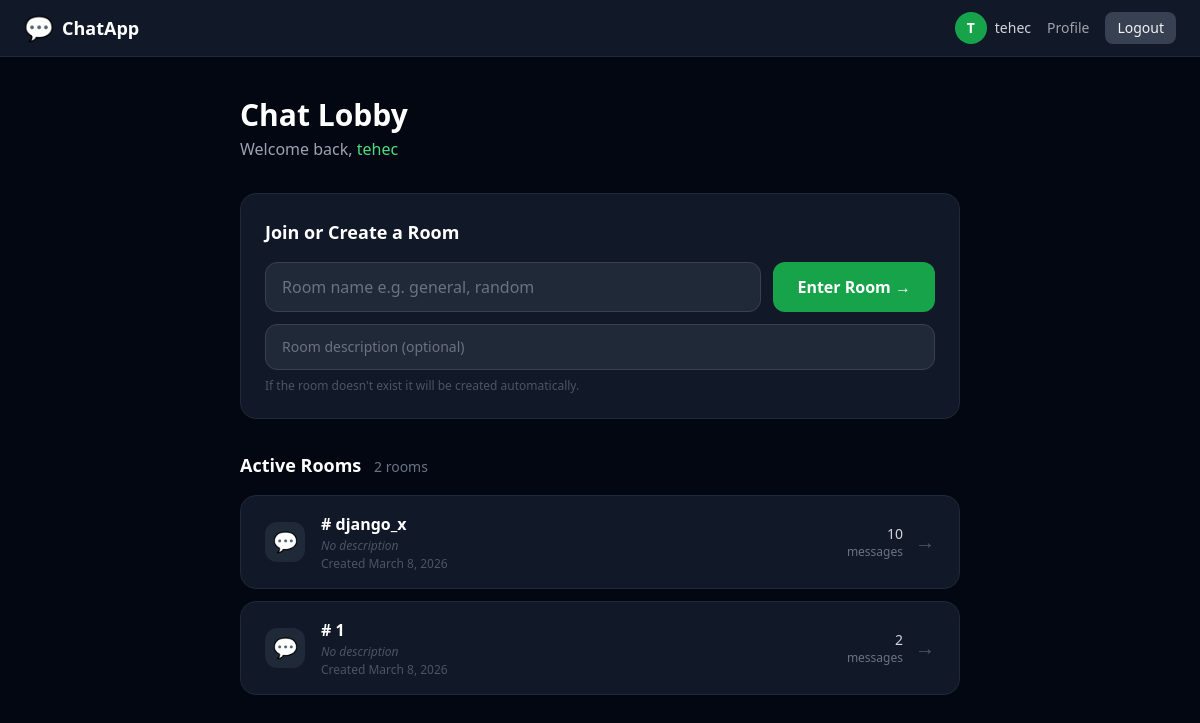
The page /chat/ (signed in) on the database its author committed.
### accounts/models.py (models this page shows, shortened)
class User(AbstractUser):
    email = models.EmailField(unique=True)
    bio = models.TextField(blank=True, null=True)
    avatar = models.ImageField(upload_to='avatars/', blank=True, null=True)

### chat/models.py (models this page shows, shortened)
class Room(models.Model):
    name        = models.CharField(max_length=255, unique=True)
    description = models.CharField(max_length=500, blank=True, null=True)
    created_by  = models.ForeignKey(
        settings.AUTH_USER_MODEL,
        on_delete=models.SET_NULL,
        null=True, blank=True,
        related_name='created_rooms'
    )
    created_at  = models.DateTimeField(auto_now_add=True)

### chat/views.py (the view)
# urls.py: path('', views.index, name='index'),
@login_required
def index(request):
    rooms = Room.objects.all().order_by('-created_at')
    return render(request, 'index.html', {'rooms': rooms})

### chat/templates/index.html (shortened to what this page needs)
{% extends "base.html" %}
{% block content %}
<div class="max-w-3xl mx-auto px-6 py-10 w-full">
    <div class="mb-8">
        <h1 class="text-3xl font-bold text-white mb-1">Chat Lobby</h1>
        <p class="text-gray-400">Welcome back, <span class="text-green-400 font-medium">{{ user.username }}</span></p>
    </div>
    <div class="bg-gray-900 border border-gray-800 rounded-2xl p-6 mb-8">
        <h2 class="text-lg font-semibold text-white mb-4">Join or Create a Room</h2>
        <div class="flex gap-3 mb-3">
            <input
                type="text"
                id="room-name-input"
                placeholder="Room name e.g. general, random"
                class="flex-1 bg-gray-800 border border-gray-700 rounded-xl px-4 py-3 text-white placeholder-gray-500 focus:outline-none focus:border-green-500 transition-colors"
            >
            <button
                id="room-name-submit"
                class="bg-green-600 hover:bg-green-500 active:bg-green-700 text-white font-semibold px-6 py-3 rounded-xl transition-colors whitespace-nowrap"
            >
                Enter Room →
            </button>
        </div>
        <input
            type="text"
            id="room-description-input"
            placeholder="Room description (optional)"
            class="w-full bg-gray-800 border border-gray-700 rounded-xl px-4 py-3 text-white placeholder-gray-500 focus:outline-none focus:border-green-500 transition-colors text-sm"
        >
        <p class="text-gray-600 text-xs mt-2">If the room doesn't exist it will be created automatically.</p>
    </div>
    <div>
        <h2 class="text-lg font-semibold text-white mb-4">
            Active Rooms
            <span class="text-sm font-normal text-gray-500 ml-2">{{ rooms.count }} room{{ rooms.count|pluralize }}</span>
        </h2>
        {% if rooms %}
            <div class="grid gap-3">
                {% for room in rooms %}
                    <a href="/chat/{{ room.name }}/"
                       class="bg-gray-900 border border-gray-800 hover:border-green-600 rounded-2xl px-6 py-4 flex items-center justify-between group transition-all">
                        <div class="flex items-center gap-4">
                            <div class="w-10 h-10 rounded-xl bg-gray-800 group-hover:bg-green-900/40 flex items-center justify-center text-xl transition-colors shrink-0">
                                💬
                            </div>
                            <div>
                                <p class="font-semibold text-white group-hover:text-green-400 transition-colors"># {{ room.name }}</p>
                                {% if room.description %}
                                    <p class="text-xs text-gray-400 mt-0.5">{{ room.description }}</p>
                                {% else %}
                                    <p class="text-xs text-gray-600 mt-0.5 italic">No description</p>
                                {% endif %}
                                <p class="text-xs text-gray-600 mt-0.5">
                                    Created {{ room.created_at|date:"N j, Y" }}
                                </p>
                            </div>
                        </div>
                        <div class="flex items-center gap-3 text-right shrink-0">
                            <div>
                                <p class="text-sm font-medium text-gray-300">{{ room.messages.count }}</p>
                                <p class="text-xs text-gray-500">messages</p>
                            </div>
                            <span class="text-gray-600 group-hover:text-green-500 text-xl transition-colors">→</span>
                        </div>
                    </a>
                {% endfor %}
            </div>
        {% else %}
            <div class="bg-gray-900 border border-dashed border-gray-700 rounded-2xl p-10 text-center">
                <p class="text-4xl mb-3">🏜️</p>
                <p class="text-gray-400 font-medium">No rooms yet</p>
                <p class="text-gray-600 text-sm mt-1">Create one above to get the conversation started.</p>
            </div>
        {% endif %}
    </div>
</div>
{% endblock %}

### templates/base.html (shortened to what this page needs)
<!DOCTYPE html>
<html lang="en">
<head>
    <script src="https://cdn.tailwindcss.com"></script>
</head>
<body class="bg-gray-950 text-gray-100 min-h-screen flex flex-col">
    <nav class="bg-gray-900 border-b border-gray-800 px-6 py-3 flex items-center justify-between shrink-0">
        <a href="/chat/" class="flex items-center gap-2 text-white font-bold text-lg hover:text-green-400 transition-colors">
            <span class="text-2xl">💬</span>
            <span>ChatApp</span>
        </a>
        <div class="flex items-center gap-4 text-sm">
            {% if user.is_authenticated %}
                <div class="flex items-center gap-2">
                    <div class="w-8 h-8 rounded-full bg-green-600 flex items-center justify-center font-bold text-white text-sm">
                        {{ user.username|first|upper }}
                    </div>
                    <span class="text-gray-300">{{ user.username }}</span>
                </div>
                <a href="{% url 'profile' %}" class="text-gray-400 hover:text-white transition-colors">Profile</a>
                <a href="{% url 'logout' %}" class="bg-gray-700 hover:bg-gray-600 px-3 py-1.5 rounded-lg transition-colors">Logout</a>
            {% else %}
                <a href="{% url 'login' %}" class="text-gray-400 hover:text-white transition-colors">Login</a>
                <a href="{% url 'register' %}" class="bg-green-600 hover:bg-green-500 px-3 py-1.5 rounded-lg font-medium transition-colors">Register</a>
            {% endif %}
        </div>
    </nav>
    <main class="flex-1 flex flex-col">
        {% block content %}{% endblock %}
    </main>
</body>
</html>

### rows shown on the page
User: username|first "T", username "tehec"
Room: name "django_x", shows "No description", created_at "March 8, 2026", messages.count "10"
Room: name "1", shows "No description", created_at "March 8, 2026", messages.count "2"

### other values the page prints
{{ rooms.count }} "2"
